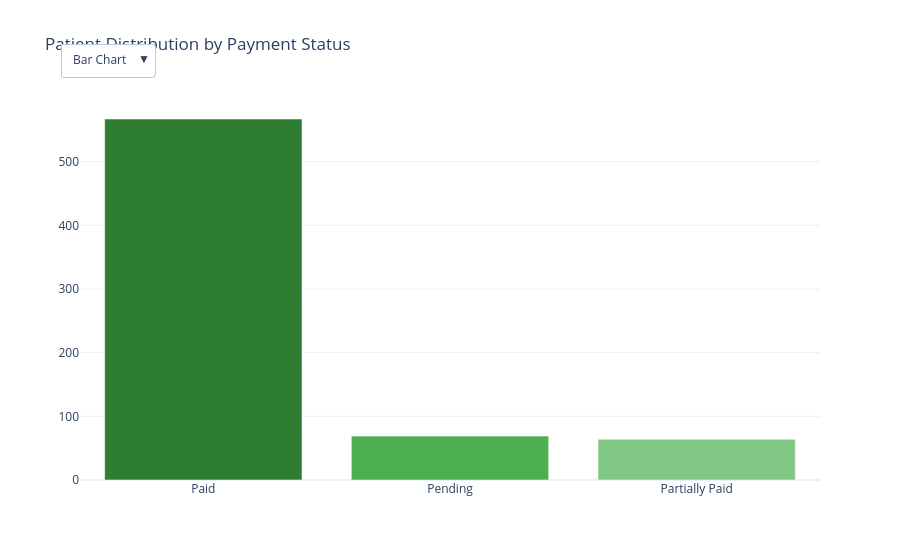

The notebook cell saved with this chart:
### Code cell
status_counts = df['Payment_Status'].value_counts().reset_index()
status_counts.columns = ['Status', 'Count']

bar_pie_fig = go.Figure()

bar_pie_fig.add_trace(go.Bar(
    x=status_counts['Status'],
    y=status_counts['Count'],
    marker_color=['#2E7D32', '#4CAF50', '#81C784'],
    visible=True
))


bar_pie_fig.add_trace(go.Pie(
    labels=status_counts['Status'],
    values=status_counts['Count'],
    marker=dict(colors=['#2E7D32', '#4CAF50', '#81C784']),
    visible=False
))

bar_pie_fig.update_layout(
    title='Patient Distribution by Payment Status',
    template='plotly_white',
    updatemenus=[
        dict(
            type="dropdown",
            direction="down",
            x=0.1,
            y=1.15,
            showactive=True,
            buttons=list([
                dict(
                    label="Bar Chart",
                    method="update",
                    args=[{"visible": [True, False]}, 
                          {"yaxis": {"title": "Number of Patients"}, 
                           "xaxis": {"title": "Status"}}]
                ),
                dict(
                    label="Pie Chart",
                    method="update",
                    args=[{"visible": [False, True]}, 
                          {"yaxis": {"visible": False}, 
                           "xaxis": {"visible": False}}]
                )
            ]),
        )
    ]
)


bar_pie_fig.show()

### Figure 1 — Plotly figure (JSON) as saved in the notebook; plotly's stock layout.template omitted (floating-point values rounded to 4 significant figures)
{"data": [{"marker": {"color": ["#2E7D32", "#4CAF50", "#81C784"]}, "type": "bar", "visible": true, "x": ["Paid", "Pending", "Partially Paid"], "y": [567, 69, 64]}, {"labels": ["Paid", "Pending", "Partially Paid"], "marker": {"colors": ["#2E7D32", "#4CAF50", "#81C784"]}, "type": "pie", "values": [567, 69, 64], "visible": false}], "layout": {"title": {"text": "Patient Distribution by Payment Status"}, "updatemenus": [{"buttons": [{"args": [{"visible": [true, false]}, {"xaxis": {"title": "Status"}, "yaxis": {"title": "Number of Patients"}}], "label": "Bar Chart", "method": "update"}, {"args": [{"visible": [false, true]}, {"xaxis": {"visible": false}, "yaxis": {"visible": false}}], "label": "Pie Chart", "method": "update"}], "direction": "down", "showactive": true, "type": "dropdown", "x": 0.1, "y": 1.15}]}}
